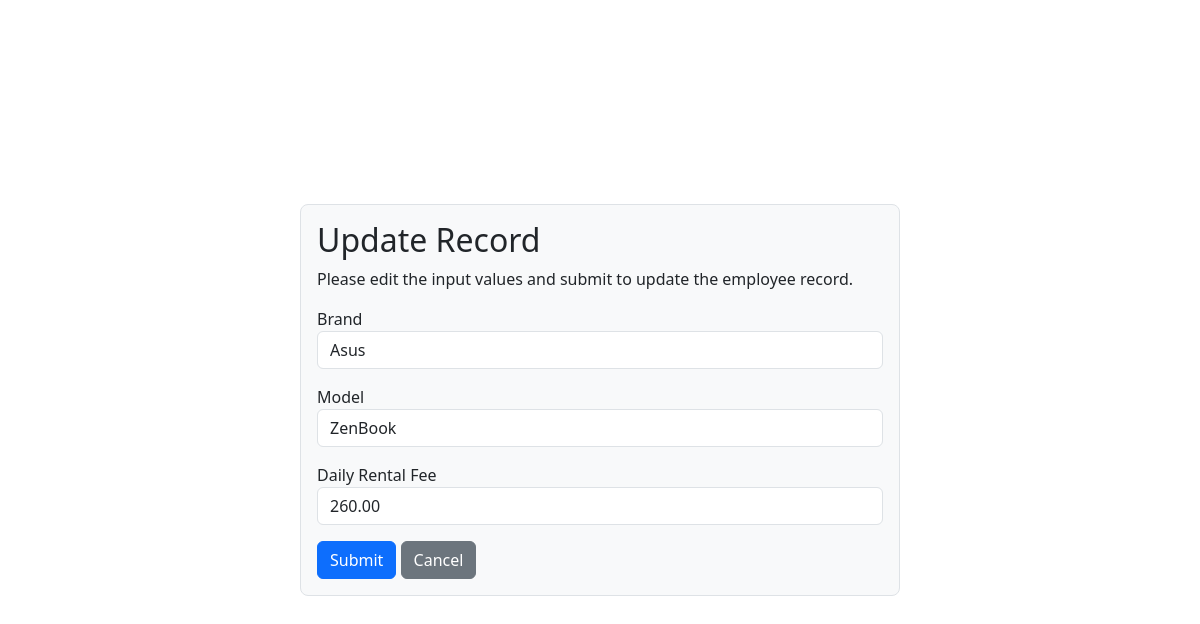
Page /editlaptop.php?laptop_id=6 on the committed database.
### tables this page shows
CREATE TABLE `laptop` (
  `laptop_id` int(11) NOT NULL,
  `brand` varchar(255) NOT NULL,
  `model` varchar(255) NOT NULL,
  `rental_fee` decimal(10,2) NOT NULL
);

### editlaptop.php (the view, shortened to what this page needs)
<?php
require_once "config.php";
$brand = $model = $rental_fee = "";
$brand_err = $model_err = $rental_fee_err = "";
if (isset($_POST["laptop_id"]) && !empty($_POST["laptop_id"])) {
    $laptop_id = $_POST["laptop_id"];
    $input_brand = trim($_POST["brand"]);
    if (empty($input_brand)) {
        $brand_err = "Please enter a brand.";
    } elseif (!filter_var($input_brand, FILTER_VALIDATE_REGEXP, array("options" => array("regexp" => "/^[a-zA-Z\s]+$/")))) {
        $brand_err = "Please enter a valid brand.";
    } else {
        $brand = $input_brand;
    }
    $input_model = trim($_POST["model"]);
    if (empty($input_model)) {
        $model_err = "Please enter an model.";
    } else {
        $model = $input_model;
    }
    $input_rental_fee = trim($_POST["rental_fee"]);
    if (empty($input_rental_fee)) {
        $rental_fee_err = "Please enter the rental_fee amount.";
    } elseif (!ctype_digit($input_rental_fee)) {
        $rental_fee_err = "Please enter a positive value.";
    } else {
        $rental_fee = $input_rental_fee;
    }
    if (empty($brand_err) && empty($model_err) && empty($rental_fee_err)) {
        $sql = "INSERT INTO laptop (brand, model, rental_fee) VALUES (?, ?, ?)";
        if ($stmt = $mysqli->prepare($sql)) {
            $stmt->bind_param("sss", $param_brand, $param_model, $param_rental_fee);
            $param_brand = $brand;
            $param_model = $model;
            $param_rental_fee = $rental_fee;
            if ($stmt->execute()) {
                header("location: index.php");
                exit();
            } else {
                echo "Oops! Something went wrong. Please try again later.";
            }
        }
        $stmt->close();
    }
    $mysqli->close();
} else {
    if (isset($_GET["laptop_id"]) && !empty(trim($_GET["laptop_id"]))) {
        $sql = "SELECT * FROM laptop WHERE laptop_id = ?";
        if ($stmt = $mysqli->prepare($sql)) {
            $stmt->bind_param("i", $param_laptop_id);
            if ($stmt->execute()) {
                $result = $stmt->get_result();
                if ($result->num_rows == 1) {
                    $row = $result->fetch_array(MYSQLI_ASSOC);
                    $brand = $row["brand"];
                    $model = $row["model"];
                    $rental_fee = $row["rental_fee"];
                } else {
                    header("location: error.php");
                    exit();
                }
            } else {
                echo "Oops! Something went wrong. Please try again later.";
            }
        }
    } else {
        header("location: error.php");
        exit();
    }
}
?>
<!DOCTYPE html>
<html lang="en">
<head>
    <link rel="stylesheet" href="css/bootstrap.min.css">
</head>
<body>
    <div class="wrapper">
        <div class="container-fluid">
            <div class="row d-flex vh-100 justify-content-center align-items-center">
                <div class="col-6 border rounded rounded-3 bg-light p-3">
                    <h2 class="">Update Record</h2>
                    <p>Please edit the input values and submit to update the employee record.</p>
                    <form action="<?php echo htmlspecialchars(basename($_SERVER['REQUEST_URI'])); ?>" method="post">
                        <div class="form-group mb-3">
                            <label>Brand</label>
                            <input type="text" name="brand" class="form-control <?php echo (!empty($brand_err)) ? 'is-invalid' : ''; ?>" value="<?php echo $brand; ?>">
                        </div>
                        <div class="form-group mb-3">
                            <label>Model</label>
                            <input type="text" name="model" class="form-control <?php echo (!empty($model_err)) ? 'is-invalid' : ''; ?>" value="<?php echo $model; ?>">
                        </div>
                        <div class="form-group mb-3">
                            <label>Daily Rental Fee</label>
                            <input type="text" name="rental_fee" class="form-control <?php echo (!empty($rental_fee_err)) ? 'is-invalid' : ''; ?>" value="<?php echo $rental_fee; ?>">
                        </div>
                        <input type="submit" class="btn btn-primary" value="Submit">
                        <a href="index.php" class="btn btn-secondary ml-2">Cancel</a>
                    </form>
                </div>
            </div>
        </div>
    </div>
</body>
</html>

### rows in the picture
laptop: brand "Asus", model "ZenBook", rental_fee "260.00"
